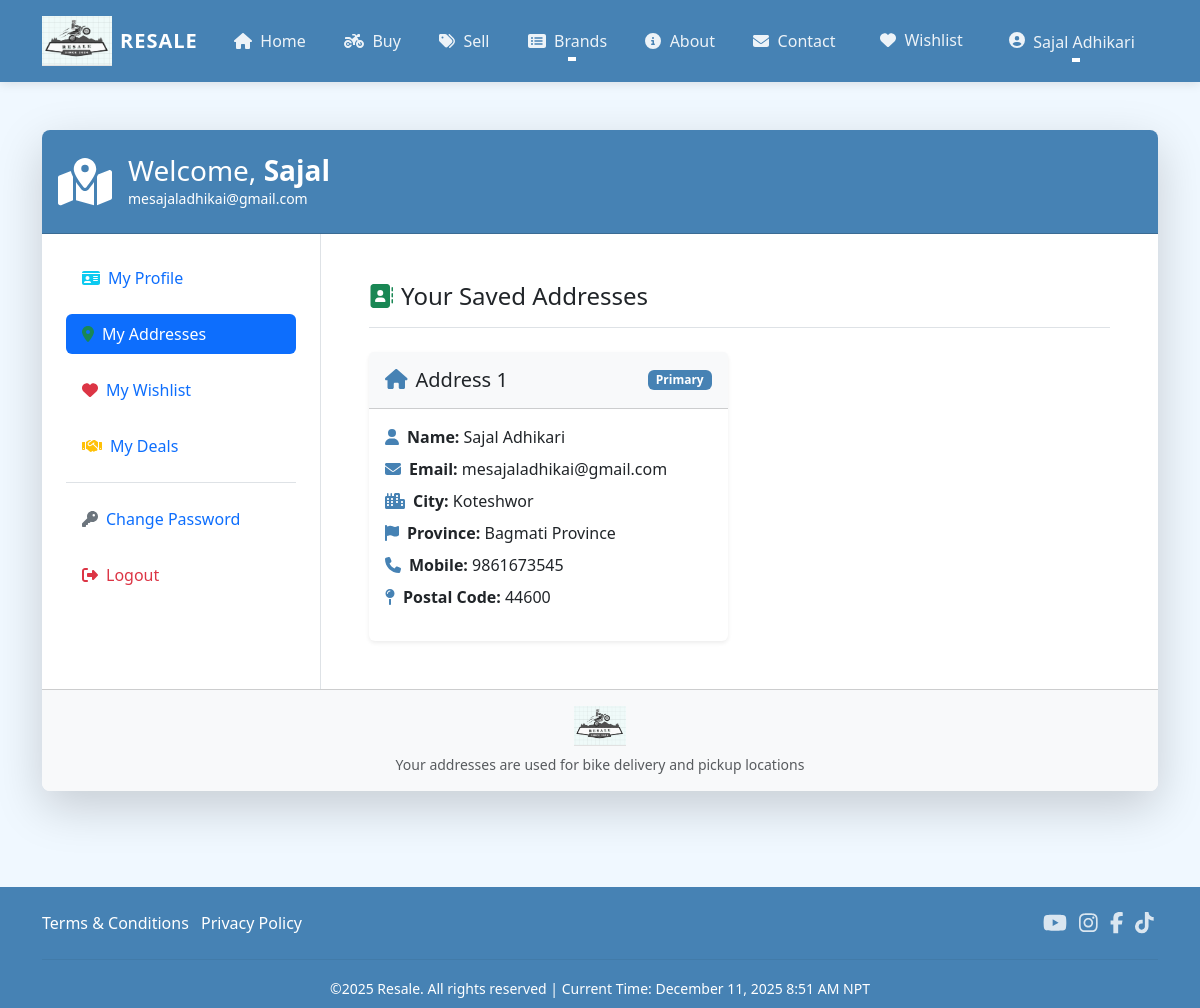
Page /address/ (signed in) on the committed database.
### proj/models.py (models this page shows, shortened)
class Customer(models.Model):
    user = models.ForeignKey(
        User,
        on_delete=models.CASCADE,
        related_name='customers'
    )
    name = models.CharField(
        max_length=200,
        verbose_name='Full Name'
    )
    gender = models.CharField(
        max_length=10,
        choices=GENDER_CHOICES,
        default='',
        verbose_name='Gender'
    )
    city = models.CharField(
        max_length=50,
        verbose_name='City'
    )
    state = models.CharField(
        choices=STATE_CHOICES,
        max_length=100,
        verbose_name='Province'
    )
    mobile = models.CharField(
        max_length=10,
        validators=[MinLengthValidator(10)],
        verbose_name='Mobile Number'
    )
    zipcode = models.CharField(
        max_length=10,
        verbose_name='Postal Code'
    )
    class Meta:
        verbose_name = 'Customer'
        verbose_name_plural = 'Customers'
        ordering = ['name']

### proj/views.py (the view)
# urls.py: path('address/',views.address,name='address'),
@login_required
def address(request):
    add = Customer.objects.filter(user=request.user)
    email = request.user.email  # Get the user's email
    return render(request, 'proj/address.html', {'add': add, 'email': email})

### proj/context_processors.py (called while the page is built)
def timezone_context(request):
    nepal_timezone = pytz.timezone('Asia/Kathmandu')
    current_time = datetime.datetime.now(nepal_timezone)
    return {
        'nepal_time': current_time,
        'timezone_name': 'Nepal Standard Time (UTC+5:45)',
        'timezone_short': 'NPT',
    }

### proj/templates/proj/address.html (shortened to what this page needs)
{% extends 'proj/base.html' %}
{% load static %}
{% block main-content %}
<div class="container py-5">
    <div class="row justify-content-center">
        <div class="col-lg-12">
            <div class="card border-0 shadow-lg rounded-3 overflow-hidden">
                <div class="card-header bg-primary text-white py-4">
                    <div class="d-flex align-items-center">
                        <div class="profile-icon me-3">
                            <i class="fas fa-map-marked-alt fa-3x"></i>
                        </div>
                        <div>
                            <h3 class="mb-0">Welcome, <span class="text-capitalize fw-bold">{{request.user}}</span></h3>
                            <p class="mb-0 small">{{ request.user.email }}</p>
                        </div>
                    </div>
                </div>
                <div class="card-body p-0">
                    <div class="row g-0">
                        <div class="col-md-3 border-end">
                            <div class="nav flex-column nav-pills p-4" role="tablist">
                                <a class="nav-link mb-3 d-flex align-items-center" href="{% url 'main:profile' %}">
                                    <i class="fas fa-id-card text-info me-2"></i> My Profile
                                </a>
                                <a class="nav-link active mb-3 d-flex align-items-center" href="{% url 'main:address' %}">
                                    <i class="fas fa-map-marker-alt text-success me-2"></i> My Addresses
                                </a>
                                <a class="nav-link mb-3 d-flex align-items-center" href="{% url 'main:wishlist' %}">
                                    <i class="fas fa-heart text-danger me-2"></i> My Wishlist
                                </a>
                                <a class="nav-link mb-3 d-flex align-items-center" href="{% url 'main:my_deals' %}">
                                    <i class="fas fa-handshake text-warning me-2"></i> My Deals
                                </a>
                                <div class="mt-auto border-top pt-3 mt-3">
                                    <a class="nav-link mb-3 d-flex align-items-center" href="{% url 'main:passwordchange' %}">
                                        <i class="fas fa-key text-secondary me-2"></i> Change Password
                                    </a>
                                    <form method="post" action="{% url 'main:logout' %}" style="display: inline;">
                                        <button type="submit" class="nav-link text-danger border-0 bg-transparent w-100 text-start d-flex align-items-center">
                                            <i class="fas fa-sign-out-alt me-2"></i> Logout
                                        </button>
                                    </form>
                                </div>
                            </div>
                        </div>
                        <div class="col-md-9">
                            <div class="p-4 p-md-5">
                                <h4 class="mb-4 border-bottom pb-3">
                                    <i class="fas fa-address-book text-success me-2"></i>Your Saved Addresses
                                </h4>
                                <div class="row g-4">
                                    {% for ad in add %}
                                    <div class="col-lg-6">
                                        <div class="card h-100 border-0 shadow-sm hover-card">
                                            <div class="card-header bg-light py-3">
                                                <div class="d-flex justify-content-between align-items-center">
                                                    <h5 class="mb-0"><i class="fas fa-home text-primary me-2"></i>Address {{forloop.counter}}</h5>
                                                    <span class="badge bg-primary">Primary</span>
                                                </div>
                                            </div>
                                            <div class="card-body">
                                                <ul class="list-unstyled">
                                                    <li class="mb-2"><i class="fas fa-user text-primary me-2"></i><strong>Name:</strong> {{ad.name}}</li>
                                                    <li class="mb-2"><i class="fas fa-envelope text-primary me-2"></i><strong>Email:</strong> {{request.user.email}}</li>
                                                    <li class="mb-2"><i class="fas fa-city text-primary me-2"></i><strong>City:</strong> {{ad.city}}</li>
                                                    <li class="mb-2"><i class="fas fa-flag text-primary me-2"></i><strong>Province:</strong> {{ad.state}}</li>
                                                    <li class="mb-2"><i class="fas fa-phone text-primary me-2"></i><strong>Mobile:</strong> {{ad.mobile}}</li>
                                                    <li class="mb-2"><i class="fas fa-map-pin text-primary me-2"></i><strong>Postal Code:</strong> {{ad.zipcode}}</li>
                                                </ul>
                                            </div>
                                        </div>
                                    </div>
                                    {% endfor %}
                                </div>
                            </div>
                        </div>
                    </div>
                </div>
                <div class="card-footer bg-light py-3 text-center">
                    <img src="{% static 'proj/images/logo.png' %}" alt="Resale Logo" height="40">
                    <p class="text-muted mb-0 small mt-2">Your addresses are used for bike delivery and pickup locations</p>
                </div>
            </div>
        </div>
    </div>
</div>
{% endblock main-content %}

### proj/templates/proj/base.html (shortened to what this page needs)
<!DOCTYPE html>
{% load static %}
<html lang="en">
<head>
    <link href="https://cdn.jsdelivr.net/npm/bootstrap@5.3.5/dist/css/bootstrap.min.css" rel="stylesheet">
    <link rel="stylesheet" href="{% static 'proj/css/owl.carousel.min.css'%}"/>
    <link rel="stylesheet" href="{% static 'proj/css/all.min.css'%}"/>
    <link rel="stylesheet" href="{% static 'proj/css/style.css'%}"/>
</head>
<body>
  <nav class="navbar navbar-expand-lg navbar-dark bg-primary shadow-sm sticky-top">
    <div class="container">
      <a class="navbar-brand d-flex align-items-center" href="/">
        <img src="{%static 'proj/images/logo.png'%}" width="70" height="50" class="me-2"/>
        <span class="fw-bold d-none d-sm-inline">RESALE</span>
      </a>
      <div class="collapse navbar-collapse" id="navbarSupportedContent">
        <ul class="navbar-nav mx-auto mb-2 mb-lg-0">
          {% if request.user.is_authenticated %}
          <li class="nav-item">
            <a class="nav-link nav-item-hover px-3" href="/"><i class="fas fa-home me-1"></i> Home</a>
          </li>
          <li class="nav-item">
            <a class="nav-link nav-item-hover px-3" href="{% url 'main:buy_bikes' %}"><i class="fas fa-motorcycle me-1"></i> Buy</a>
          </li>
          <li class="nav-item">
            <a class="nav-link nav-item-hover px-3" href="{% url 'main:sell_bike' %}"><i class="fas fa-tags me-1"></i> Sell</a>
          </li>
          <li class="nav-item dropdown">
            <a class="nav-link dropdown-toggle nav-item-hover px-3" href="#" role="button" data-bs-toggle="dropdown" aria-expanded="false">
              <i class="fas fa-list-alt me-1"></i> Brands
            </a>
          </li>
          <li class="nav-item">
            <a class="nav-link nav-item-hover px-3" href="{% url 'main:about' %}"><i class="fas fa-info-circle me-1"></i> About</a>
          </li>
          <li class="nav-item">
            <a class="nav-link nav-item-hover px-3" href="{% url 'main:contact' %}"><i class="fas fa-envelope me-1"></i> Contact</a>
          </li>
          {% endif %}
        </ul>
        <ul class="navbar-nav ms-auto mb-2 mb-lg-0">
          {% if request.user.is_authenticated %}
          <li class="nav-item mx-1">
            {% with request.user.wishlist_set.count as wishlist_count %}
              <a href="{% url 'main:wishlist' %}" class="nav-link nav-item-hover px-3 position-relative">
                <i class="fas fa-heart me-1"></i> Wishlist
              </a>
            {% endwith %}
          </li>
          <li class="nav-item dropdown mx-1">
            <a class="nav-link dropdown-toggle nav-item-hover px-3" href="#" id="profileDropdown" role="button" data-bs-toggle="dropdown"
            aria-expanded="false">
              <i class="fas fa-user-circle me-1"></i>
              <span class="text-capitalize">{% if request.user.customers.first.name %}{{ request.user.customers.first.name }}{% else %}{{ request.user.username }}{% endif %}</span>
            </a>
          </li>
          {% endif %}
      </ul>
    </div>
  </nav>
  {% block main-content %}{% endblock main-content %}
  <footer class="footer-green mt-5 pt-4 pb-2 bg-primary text-white">
    <div class="container">
      <div class="row align-items-center">
        <div class="col-md-8 mb-3 mb-md-0">
          <ul class="list-inline mb-2">
            <li class="list-inline-item"><a href="{% url 'main:terms' %}" class="footer-link">Terms & Conditions</a></li>
            <li class="list-inline-item"><a href="{% url 'main:privacy' %}" class="footer-link">Privacy Policy</a></li>
          </ul>
        </div>
        <div class="col-md-4 text-md-end">
          <ul class="list-inline mb-2">
            <li class="list-inline-item mx-1"><a href="https://www.youtube.com/" target="_blank" class="footer-social"><i class="fab fa-youtube fa-lg"></i></a></li>
            <li class="list-inline-item mx-1"><a href="https://www.instagram.com/" target="_blank" class="footer-social"><i class="fab fa-instagram fa-lg"></i></a></li>
            <li class="list-inline-item mx-1"><a href="https://www.facebook.com/" target="_blank" class="footer-social"><i class="fab fa-facebook-f fa-lg"></i></a></li>
            <li class="list-inline-item mx-1"><a href="https://www.tiktok.com/" target="_blank" class="footer-social"><i class="fab fa-tiktok fa-lg"></i></a></li>
          </ul>
        </div>
      </div>
      <hr style="border-color: #366488;">
      <div class="row">
        <div class="col-12 text-center">
          <small>&copy;2025 Resale. All rights reserved | Current Time: {{ nepal_time|date:"F j, Y" }} {{ nepal_time|time:"g:i A" }} {{ timezone_short }}</small>
        </div>
      </div>
    </div>
  </footer>
</body>
</html>

### proj/templates/proj/base.html (style rules this page uses)
:root { --bs-primary: #4682B4; --bs-primary-rgb: 70, 130, 180; }
.bg-primary { background-color: var(--bs-primary) !important; }
.text-primary { color: var(--bs-primary) !important; }
.nav-item-hover { color: rgba(255, 255, 255, 0.9) !important; transition: all 0.3s ease; }
.navbar-nav .nav-item .nav-link .text-capitalize { max-width: 120px; white-space: nowrap; overflow: hidden; text-overflow: ellipsis; display: inline-block; vertical-align: middle; }
.footer-green { background: var(--bs-primary) !important; }
.footer-green hr { border-color: #366488; }
.navbar { padding-top: 0.7rem; padding-bottom: 0.7rem; box-shadow: 0 2px 10px rgba(0,0,0,0.1) !important; }
.navbar-brand { font-weight: 700; letter-spacing: 1px; }
.nav-item-hover { position: relative; margin: 0 0.2rem; transition: all 0.3s ease; border-radius: 5px; }
.nav-item-hover::after { content: ''; position: absolute; width: 0; height: 2px; background: #fff; bottom: 0; left: 50%; transform: translateX(-50%); transition: width 0.3s; }
.footer-green { background: var(--bs-primary) !important; color: #fff; }
.footer-link { color: #fff; text-decoration: none; transition: color 0.2s ease; }
.footer-social { color: #fff; opacity: 0.8; transition: opacity 0.2s ease; }
body { background-color: #f0f8ff; }

### proj/templates/proj/address.html (style rules this page uses)
.card { transition: transform 0.3s; }
.nav-link { transition: all 0.3s; border-radius: 8px; }
.nav-link:hover, .nav-link.active { background-color: var(--bs-primary); color: white; }
.hover-card { transition: all 0.3s ease; }

### rows in the picture
Customer: name "Sajal Adhikari", city "Koteshwor", state "Bagmati Province", mobile "9861673545", zipcode "44600"

### other values in the picture
{{ request.user.customers.first.name }} "Sajal Adhikari"
{{ request.user }} "Sajal"
{{ request.user.email }} "mesajaladhikai@gmail.com"
{{ timezone_short }} "NPT"
